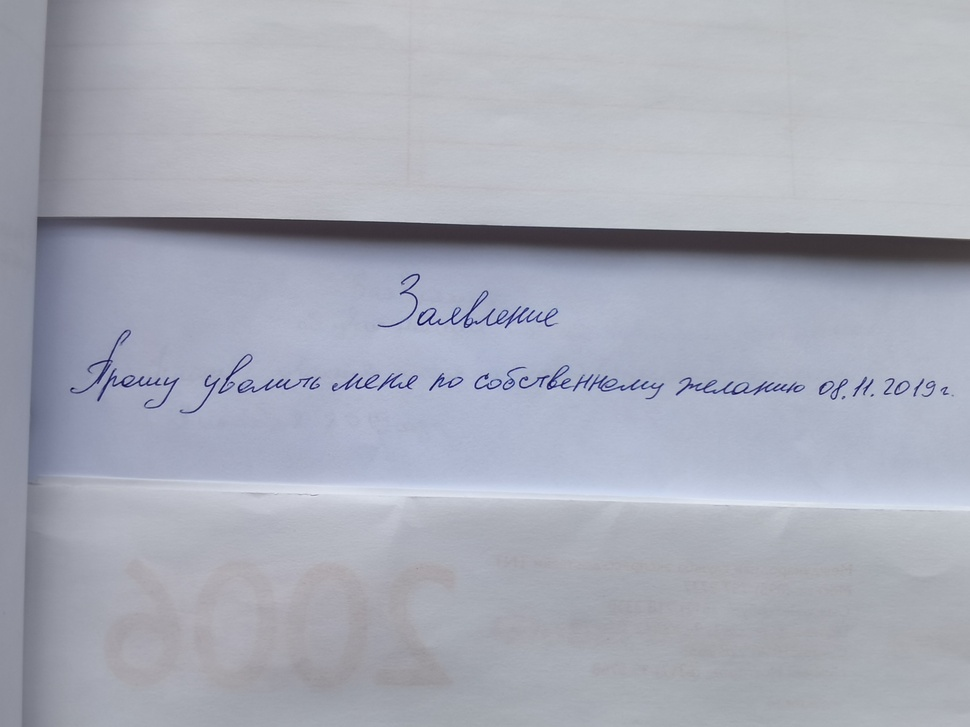
#> input picture data/images/1.jpg, 970 x 727 px, shrunk from 4608 x 3456 before the run
$ python -i adaptive_docreader_binarizer.py   (imports and definitions only)
#> lines starting #> are read from the running program, lines starting #| are printed output that depends on the picture; after the words box and inside, x2 and y2 are one past the last pixel; in counts of white or black regions, pixels touching at a corner belong together
import cv2
import numpy as np


class Binarizer:
    def __init__(self, block_size: int = 40, delta: int = 40):
        self.block_size = block_size
        self.delta = delta

    def binarize(self, img: np.ndarray) -> np.ndarray:
        img = self._adjust_gamma(img)
        mask = self._get_mask(img)
        image_in = cv2.cvtColor(img, cv2.COLOR_BGR2GRAY)
        image_out = self._combine_block_image_process(image_in, mask)  # 40 - у главной страницыб было 20)
        image_out = cv2.cvtColor(image_out, cv2.COLOR_GRAY2RGB)
        return image_out

    def _adjust_gamma(self, image: np.ndarray, gamma: float = 1.2):
        # build a lookup table mapping the pixel values [0, 255] to
        # their adjusted gamma values
        inv_gamma = 1.0 / gamma
        table = np.array([((i / 255.0) ** inv_gamma) * 255 for i in np.arange(0, 256)]).astype("uint8")

        # apply gamma correction using the lookup table
        return cv2.LUT(image, table)

    def _preprocess(self, image: np.ndarray) -> np.ndarray:
        image = cv2.medianBlur(image, 3)
        return 255 - image

    def _postprocess(self, image: np.ndarray) -> np.ndarray:
        kernel = np.ones((3, 3), np.uint8)
        image = cv2.morphologyEx(image, cv2.MORPH_OPEN, kernel)
        return image

    def _get_block_index(self, image_shape, yx):
        y = np.arange(max(0, yx[0] - self.block_size), min(image_shape[0], yx[0] + self.block_size))
        x = np.arange(max(0, yx[1] - self.block_size), min(image_shape[1], yx[1] + self.block_size))
        return np.meshgrid(y, x)

    def _adaptive_median_threshold(self, img_in: np.ndarray) -> np.ndarray:
        med = np.median(img_in)
        img_out = np.zeros_like(img_in)
        img_out[img_in - med < self.delta] = 255
        kernel = np.ones((3, 3), np.uint8)
        img_out = 255 - cv2.dilate(255 - img_out, kernel, iterations=2)
        return img_out

    def _block_image_process(self, image: np.ndarray) -> np.ndarray:
        out_image = np.zeros_like(image)
        for row in range(0, image.shape[0], self.block_size):
            for col in range(0, image.shape[1], self.block_size):
                idx = (row, col)
                block_idx = self._get_block_index(image.shape, idx)
                out_image[tuple(block_idx)] = self._adaptive_median_threshold(image[tuple(block_idx)])
        return out_image

    def _get_mask(self, img: np.ndarray) -> np.ndarray:
        image_in = cv2.cvtColor(img, cv2.COLOR_BGR2GRAY)
        image_in = self._preprocess(image_in)
        image_out = self._block_image_process(image_in)
        image_out = self._postprocess(image_out)
        return image_out

    def _sigmoid(self, x: np.ndarray, orig: np.ndarray, rad: float) -> np.ndarray:
        k = np.exp((x - orig) * 5 / rad)
        return k / (k + 1.)

    def _combine_block(self, img_in: np.ndarray, mask: np.ndarray):
        # First, we pre-fill the masked region of img_out to white
        # (i.e. background). The mask is retrieved from previous section.
        img_out = np.zeros_like(img_in)
        img_out[mask == 255] = 255
        fig_in = img_in.astype(np.float32)

        # Then, we store the foreground (letters written with ink)
        # in the `idx` array. If there are none (i.e. just background),
        # we move on to the next block.
        idx = np.where(mask == 0)
        if idx[0].shape[0] == 0:
            img_out[idx] = img_in[idx]
            return img_out

        # We find the intensity range of our pixels in this local part
        # and clip the image block to that range, locally.
        lo = fig_in[idx].min()
        hi = fig_in[idx].max()
        v = fig_in[idx] - lo
        r = hi - lo

        # Now we use good old OTSU binarization to get a rough estimation
        # of foreground and background regions.
        img_in_idx = img_in[idx]
        ret3, th3 = cv2.threshold(img_in[idx], 0, 255, cv2.THRESH_BINARY + cv2.THRESH_OTSU)

        if np.alltrue(th3[:, 0] != 255):
            img_out[idx] = img_in[idx]
            return img_out

        # Then we normalize the stuffs and apply sigmoid to gradually
        # combine the stuffs.
        bound_value = np.min(img_in_idx[th3[:, 0] == 255])
        bound_value = (bound_value - lo) / (r + 1e-5)
        f = (v / (r + 1e-5))
        f = self._sigmoid(f, bound_value + 0.05, 0.2)

        # Finally, we re-normalize the result to the range [0..255]
        img_out[idx] = (255. * f).astype(np.uint8)
        return img_out

    def _combine_block_image_process(self, image, mask):
        out_image = np.zeros_like(image)

        for row in range(0, image.shape[0], self.block_size):
            for col in range(0, image.shape[1], self.block_size):
                block_idx = self._get_block_index(image.shape, (row, col))
                out_image[tuple(block_idx)] = self._combine_block(image[tuple(block_idx)], mask[tuple(block_idx)])

        return out_image

>>> import cv2
>>> picture = cv2.imread('../data/images/1.jpg')
#> picture is the input picture: shape (727, 970, 3); mean B, G, R 183.8, 171.7, 168.5
>>> result = Binarizer().binarize(picture)
#> in _get_mask, `image_in = cv2.cvtColor(img, cv2.COLOR_BGR2GRAY)`:
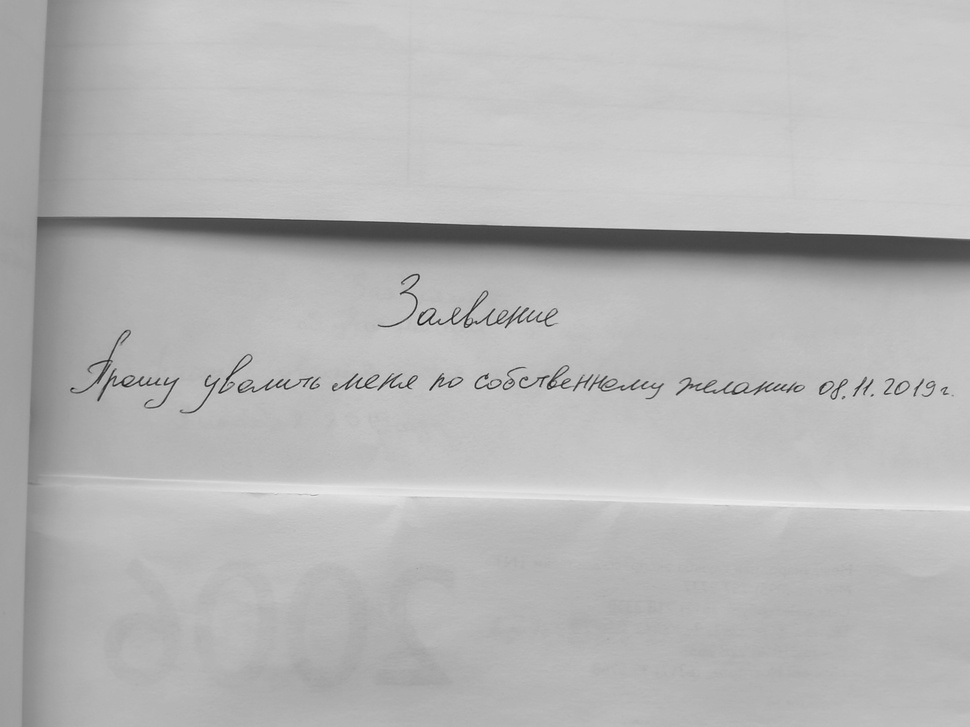
#> image_in: shape (727, 970); min 5, max 235, mean 182.9
#> in _preprocess, `return 255 - image`:
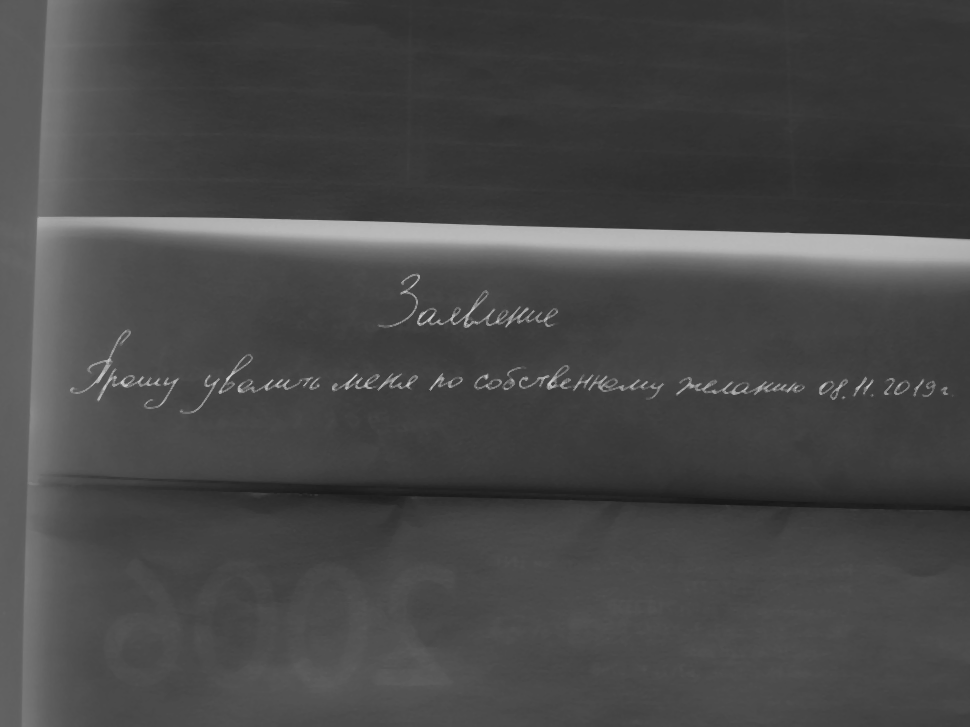
#> returned value: shape (727, 970); min 23, max 208, mean 71.9
#> the loop in _block_image_process, `for row in range(0, image.shape[0], self.block_size):` made 19 passes
#> after the loop in _block_image_process, `for row in range(0, image.shape[0], self.block_size):`:
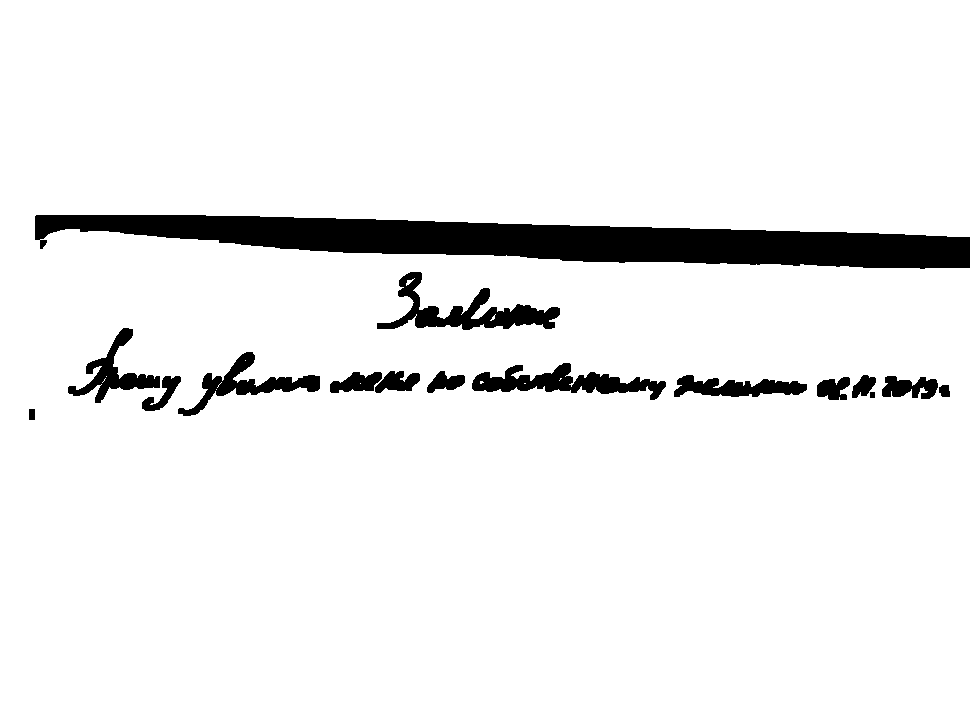
#> out_image: shape (727, 970); 93.6% white; 16 black regions, largest, box (x1, y1, x2, y2) and area: (35, 215, 970, 269) 28671, (377, 272, 560, 330) 3440, (472, 363, 666, 400) 3053
#> in _postprocess, `image = cv2.morphologyEx(image, cv2.MORPH_OPEN, kernel)`:
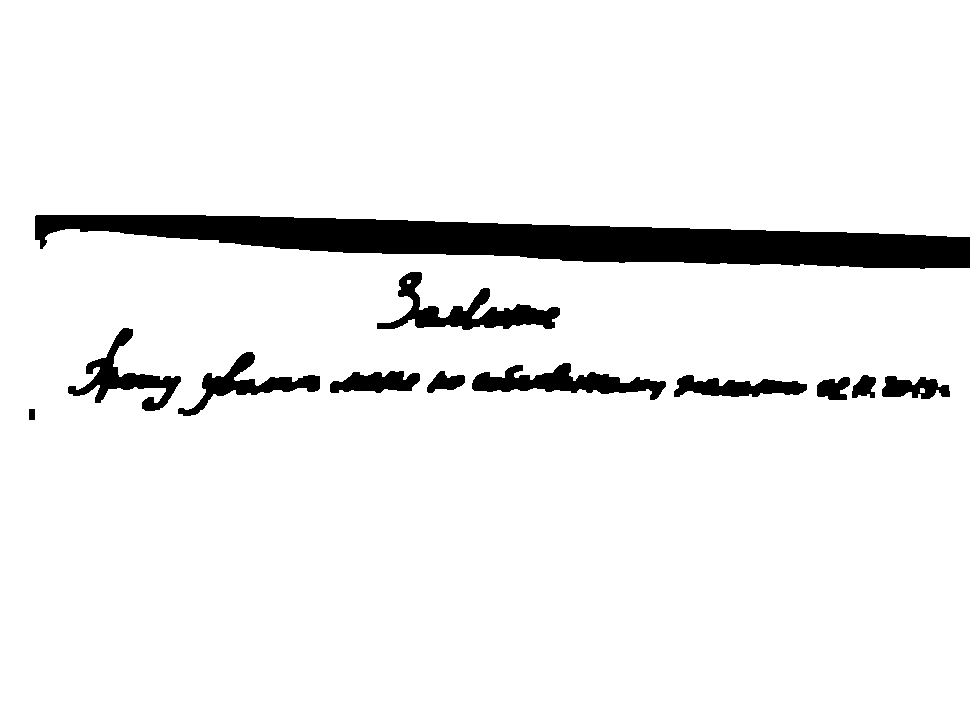
#> image: shape (727, 970); 93.5% white; 12 black regions, largest, box (x1, y1, x2, y2) and area: (35, 215, 970, 269) 28679, (377, 272, 560, 330) 3524, (472, 363, 666, 400) 3150
#> the loop in _combine_block_image_process, `for row in range(0, image.shape[0], self.block_size):` made 19 passes
#> pass 1, in _combine_block (call 3), `fig_in = img_in.astype(np.float32)`:
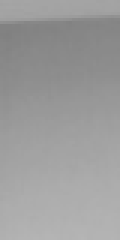
#> fig_in: shape (80, 40) float32 (shown 3 times larger); min 128, max 181, mean 156.5
#> pass 1, in _combine_block (call 4), `fig_in = img_in.astype(np.float32)`:
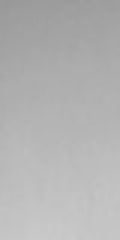
#> fig_in: shape (80, 40) float32 (shown 3 times larger); min 152, max 202, mean 178.8
#> after the loop in _combine_block_image_process, `for row in range(0, image.shape[0], self.block_size):`:
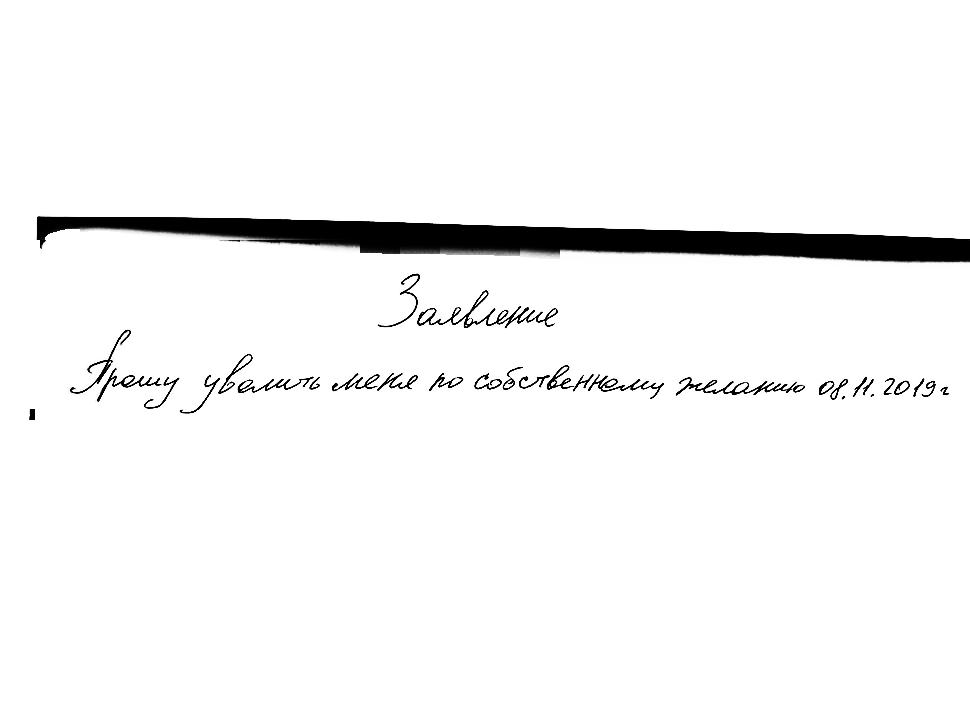
#> out_image: shape (727, 970); min 0, max 255, mean 245.3
